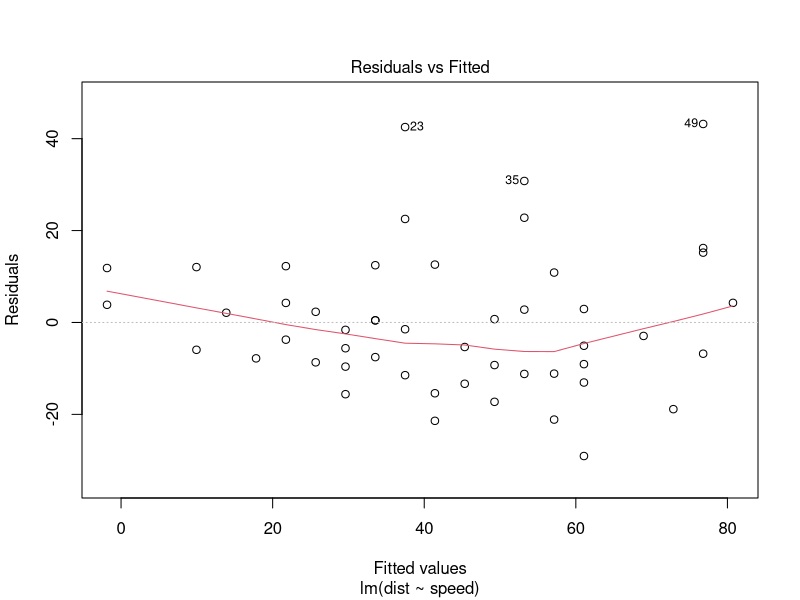
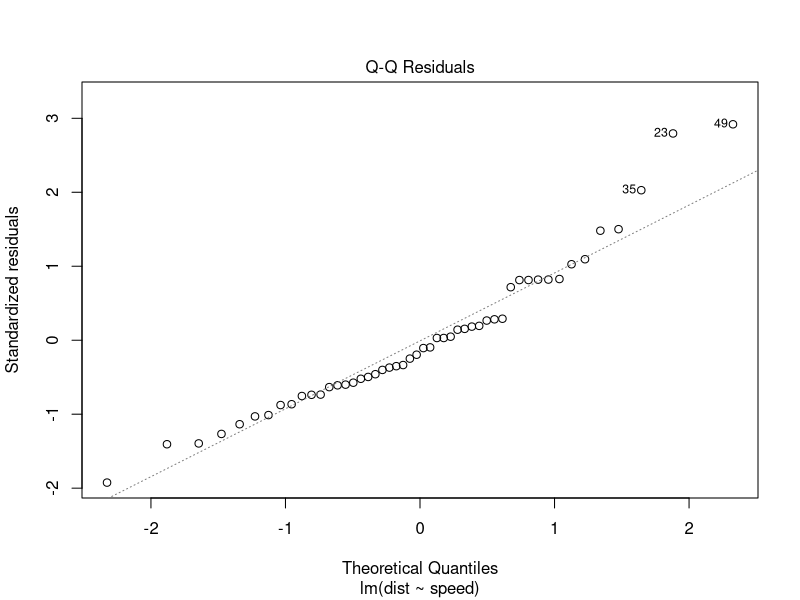
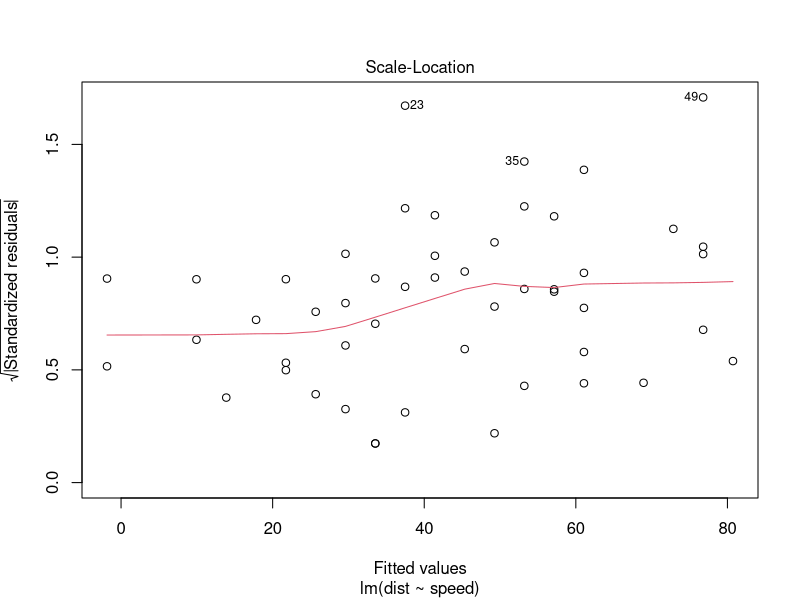
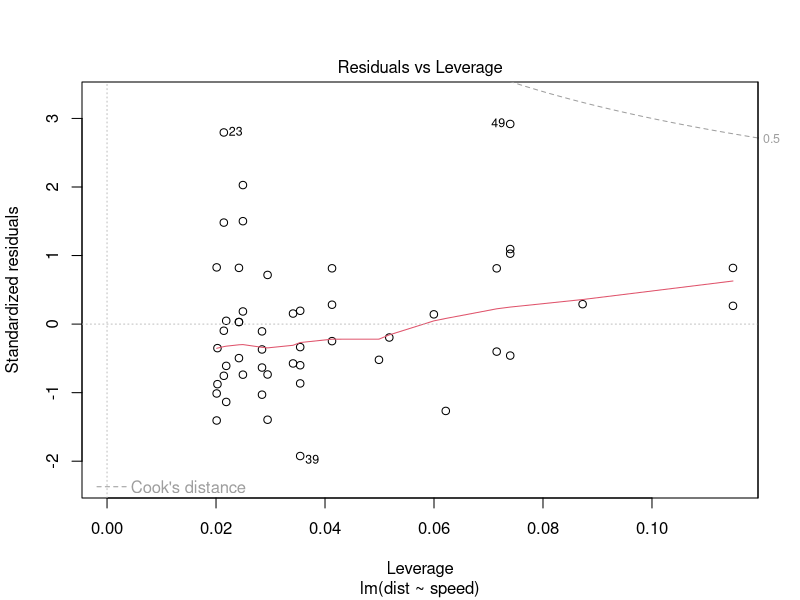
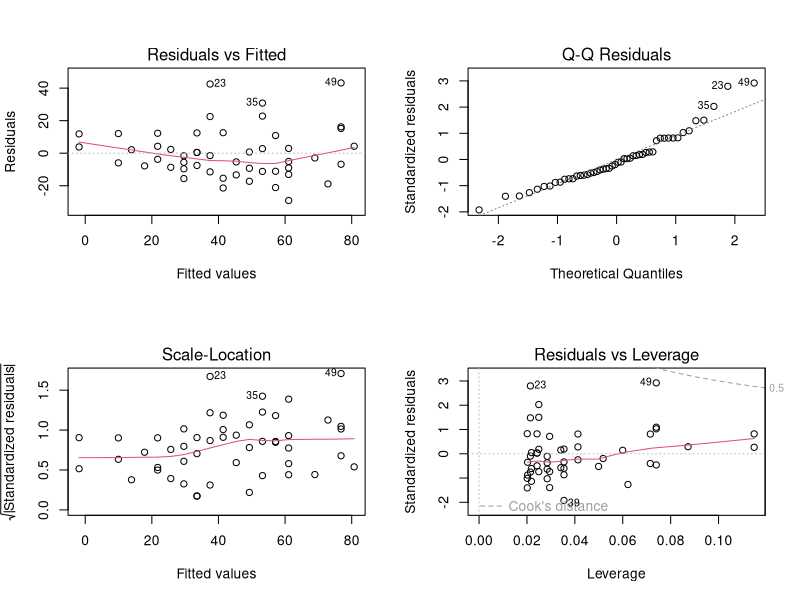
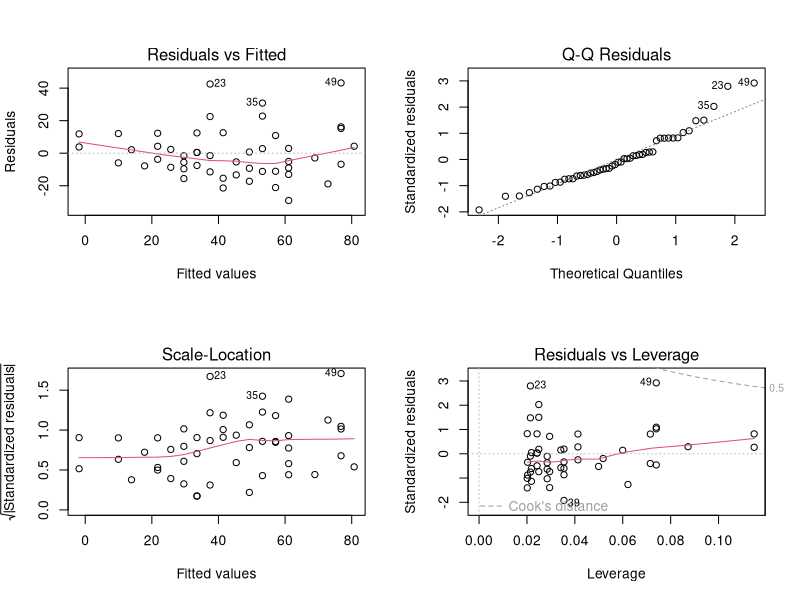
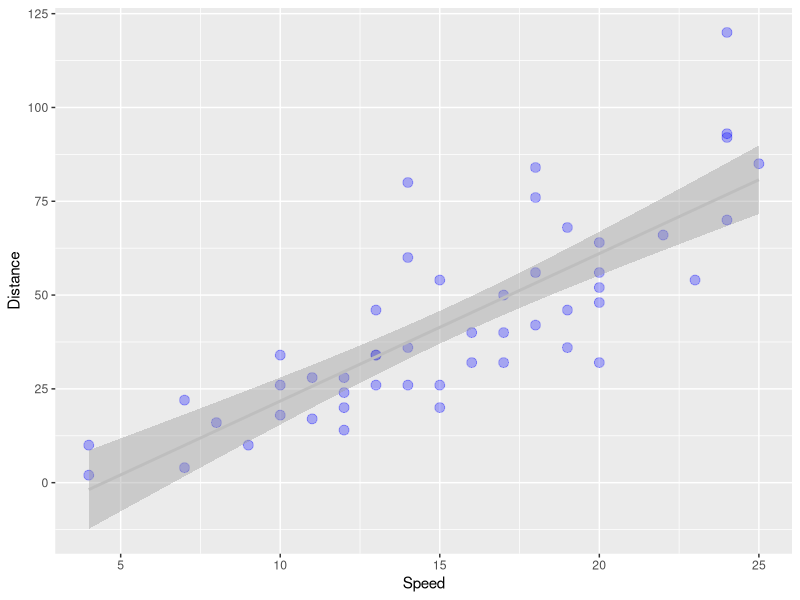
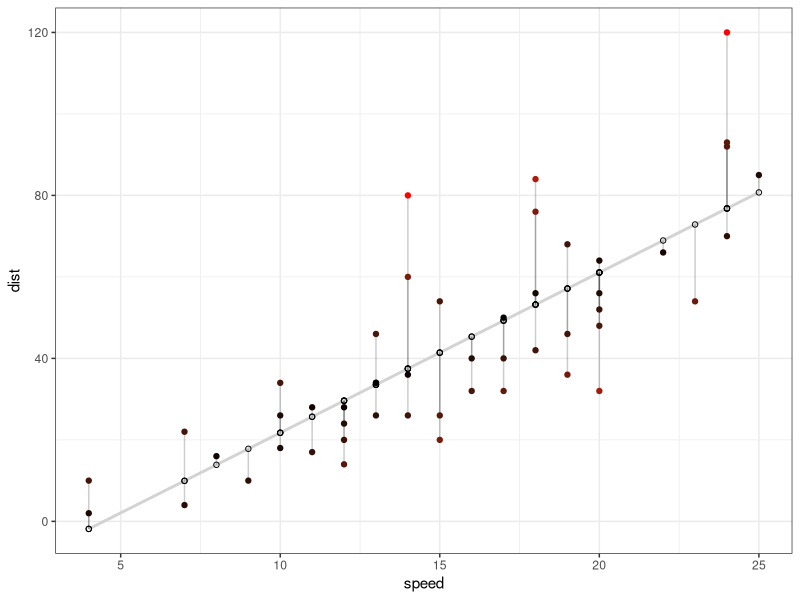

The R script that drew these images, in order:
## ---- chunk 1
knitr::opts_chunk$set(echo = TRUE)
## ---- chunk 2
summary(cars)
## ---- chunk 3
model1 <- lm(dist~speed,cars)
# par(mfrow = c(2, 2)) 
summary(model1)
plot(model1)

## ---- chunk 4
coef(model1)
## ---- chunk 5
model2 <- lm(dist~I(speed-mean(speed)),cars)
coef(model2)
## ---- chunk 6
mean(cars$speed) 
## ---- chunk 7
model3 <- lm(dist~I(speed*10),cars)
coef(model3)
## ---- chunk 8
sp <- c(4,7,8)
coef(model1)[1] + coef(model1)[2] * sp
coef(model2)[1] + coef(model2)[2] * sp
coef(model3)[1] + coef(model3)[2] * sp
predict(model1,newdata = data.frame(speed=sp))
summary(model1)
summary(model2)
summary(model3)
## ---- chunk 9
par(mfrow = c(2, 2)) 
plot(model2)
## ---- chunk 10
par(mfrow = c(2, 2))  
plot(model1)
## ---- chunk 11
library(ggplot2)
 g = ggplot(cars,aes(x = speed, y= dist)) 
 g = g + xlab("Speed")
 g = g + ylab("Distance")
 # g = g + geom_point(size = 7, color = "black" , alpha = .6)
 g = g + geom_point(size = 3, color = "blue" , alpha = .3)
 g = g + geom_smooth(method = "lm", color = "gray")
 g
## ---- chunk 12
e <- resid(model1) 

# Residual = Observed value - Predicted value

yhat <- predict(model1) # predicted from Model

y <- cars$dist # Observed value 

calculated_Res <- y - yhat

# check if Calcaulted residual is equial to computed Residual 
# print(paste("Computed Residual-->:",round(e,2),"=",round(calculated_Ress,3),"<--Calculated Residual"))
dt_ress <- data.frame("Computed Residual"=e, "Calculated Residual"=calculated_Res)

dt_ress


## ---- chunk 13
# Sum of residual must be zero 

 sum(dt_ress$Calculated.Residual)

## ---- chunk 14
# Sum of Residual multiplyied by Regression Variable  shoud be zero
sum(dt_ress$Calculated.Residual * cars$speed)
## ---- chunk 15
ggplot(cars, aes(x = speed, y = dist)) +
  geom_smooth(method = "lm", se = FALSE, color = "lightgrey") +
  geom_segment(aes(xend = speed, yend = yhat), alpha = .2) +

  # > Color adjustments made here...
  geom_point(aes(color = abs(e))) + # Color mapped to abs(residuals)
  scale_color_continuous(low = "black", high = "red") +  # Colors to use here
  guides(color = FALSE) +  # Color legend removed
  # <

  geom_point(aes(y = yhat), shape = 1) +
  theme_bw()

## ---- chunk 16
# same Plot but moving it in center so that we can clearly see residuals
ggplot(cars, aes(x = speed, y = e)) +
  geom_smooth(method = "lm", se = FALSE, color = "lightgrey") +
  geom_segment(aes(xend = speed, yend = 0), color ="red", alpha = .2) + 
  ylab("Residual Disatance in Ft") +

  # > Color adjustments made here...
  geom_point(aes(color = abs(e))) + # Color mapped to abs(residuals)
  scale_color_continuous(low = "black", high = "red") +  # Colors to use here
  guides(color = FALSE) +  # Color legend removed
  # <

  # geom_point(aes(y = yhat), shape = 1) +
  theme_bw()
## ---- chunk 17
# Trying to see Residual with different data set that is not linear.

x <- runif(100,-3,3) # Genrate 100 data points between 3 and -3 

y <-  x + sin(x) 
y1 <- x + sin(x) + rnorm(100,sd=.2)
y2 <-  x + rnorm(100,sd=.2)
dt_chk <- data.frame('x'= x,'y'=y ,'y1'=y1, 'y2'=y2)
head(dt_chk )

par(mfrow = c(3, 3)) 
hist(y)
hist(y1)
hist(y2)
plot(y)
plot(y1)
plot(y2)


## ---- chunk 18

 g = ggplot(dt_chk,aes(x = x, y= y)) 
 g = g + xlab("Speed") + ggtitle(" Value for Y ")
 g = g + ylab("Distance")
 # g = g + geom_point(size = 7, color = "black" , alpha = .6)
 g = g + geom_point( aes(x = x, y= y),size = 3, color = "blue" , alpha = .3)
 # g = g + geom_point( aes(x = x, y= y1),size = 2, color = "green" , alpha = .3)
 # g = g + geom_point( aes(x = x, y= y2),size = 1, color = "red" , alpha = .3)
 # g = g + geom_point(size = 3, color = "red" , alpha = .3))
 g = g + geom_smooth(method = "lm", color = "gray")
 g
 
 
 g = ggplot(dt_chk,aes(x = x, y= y)) 
 g = g + xlab("Speed") + ggtitle(" Value for Y1 ")
 g = g + ylab("Distance")
 # g = g + geom_point(size = 7, color = "black" , alpha = .6)
 # g = g + geom_point( aes(x = x, y= y),size = 3, color = "blue" , alpha = .3)
 g = g + geom_point( aes(x = x, y= y1),size = 2, color = "green" , alpha = .3)
 # g = g + geom_point( aes(x = x, y= y2),size = 1, color = "red" , alpha = .3)
 # g = g + geom_point(size = 3, color = "red" , alpha = .3))
 g = g + geom_smooth(method = "lm", color = "gray")
 g
 
 g = ggplot(dt_chk,aes(x = x, y= y)) 
 g = g + xlab("Speed") + ggtitle(" Value for Y2 ")
 g = g + ylab("Distance")
 # g = g + geom_point(size = 7, color = "black" , alpha = .6)
 # g = g + geom_point( aes(x = x, y= y),size = 3, color = "blue" , alpha = .3)
 # g = g + geom_point( aes(x = x, y= y1),size = 2, color = "green" , alpha = .3)
 g = g + geom_point( aes(x = x, y= y2),size = 1, color = "red" , alpha = .3)
 # g = g + geom_point(size = 3, color = "red" , alpha = .3))
 g = g + geom_smooth(method = "lm", color = "gray")
 g
## ---- chunk 19

# lets build the model
model3 <- lm(y~x,dt_chk)
model4 <- lm(y1~x,dt_chk)
model5 <- lm(y2~x,dt_chk)
par(mfrow = c(2, 2)) 
plot(model3)
plot(model4)
plot(model5)

## ---- chunk 20
# Sum of residual must be zero 

 sum(resid(model3))
# Sum of Residual multiplyied by Regression Variable  shoud be zero
sum(resid(model3) * x)

# Sum of residual must be zero 

 sum(resid(model5))
# Sum of Residual multiplyied by Regression Variable  shoud be zero
sum(resid(model5) * x)
